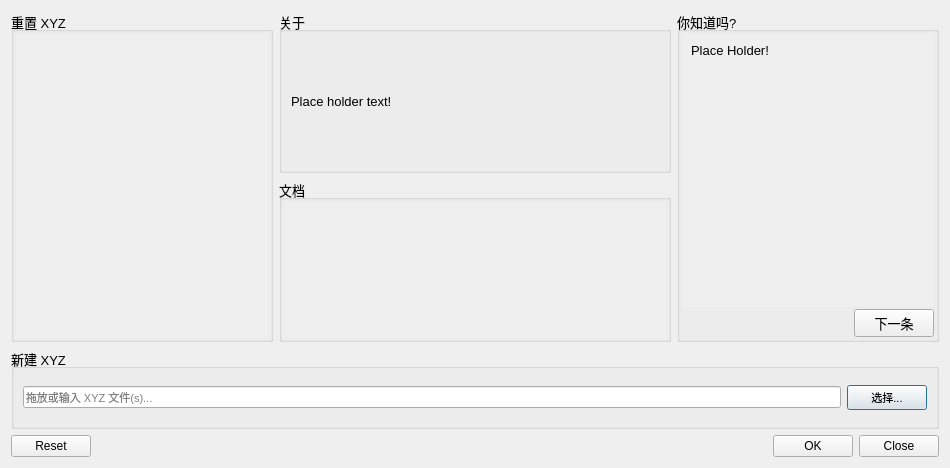
<?xml version="1.0" encoding="UTF-8"?>
<ui version="4.0">
 <class>WkfStartupDialog</class>
 <widget class="QDialog" name="WkfStartupDialog">
  <property name="geometry">
   <rect>
    <x>0</x>
    <y>0</y>
    <width>950</width>
    <height>468</height>
   </rect>
  </property>
  <property name="acceptDrops">
   <bool>true</bool>
  </property>
  <property name="windowTitle">
   <string>启动页</string>
  </property>
  <layout class="QGridLayout" name="gridLayout" rowstretch="2,2,1,1" columnstretch="2,3,2">
   <item row="3" column="0" colspan="3">
    <widget class="QDialogButtonBox" name="buttonBox">
     <property name="standardButtons">
      <set>QDialogButtonBox::Close|QDialogButtonBox::Ok|QDialogButtonBox::Reset</set>
     </property>
    </widget>
   </item>
   <item row="0" column="2" rowspan="2">
    <widget class="QGroupBox" name="tipGroupBox">
     <property name="font">
      <font>
       <pointsize>10</pointsize>
      </font>
     </property>
     <property name="title">
      <string>你知道吗?</string>
     </property>
     <layout class="QVBoxLayout" name="verticalLayout">
      <property name="spacing">
       <number>2</number>
      </property>
      <property name="leftMargin">
       <number>2</number>
      </property>
      <property name="topMargin">
       <number>2</number>
      </property>
      <property name="rightMargin">
       <number>2</number>
      </property>
      <property name="bottomMargin">
       <number>2</number>
      </property>
      <item>
       <widget class="QScrollArea" name="scrollArea">
        <property name="frameShape">
         <enum>QFrame::NoFrame</enum>
        </property>
        <property name="frameShadow">
         <enum>QFrame::Plain</enum>
        </property>
        <property name="horizontalScrollBarPolicy">
         <enum>Qt::ScrollBarAlwaysOff</enum>
        </property>
        <property name="widgetResizable">
         <bool>true</bool>
        </property>
        <widget class="QWidget" name="scrollAreaWidgetContents_2">
         <property name="geometry">
          <rect>
           <x>0</x>
           <y>0</y>
           <width>201</width>
           <height>285</height>
          </rect>
         </property>
         <layout class="QVBoxLayout" name="verticalLayout_5">
          <property name="spacing">
           <number>2</number>
          </property>
          <property name="rightMargin">
           <number>15</number>
          </property>
          <property name="bottomMargin">
           <number>2</number>
          </property>
          <item>
           <layout class="QVBoxLayout" name="verticalLayout_7">
            <item>
             <widget class="QLabel" name="tipDescription">
              <property name="text">
               <string>Place Holder!</string>
              </property>
              <property name="textFormat">
               <enum>Qt::AutoText</enum>
              </property>
              <property name="alignment">
               <set>Qt::AlignLeading|Qt::AlignLeft|Qt::AlignTop</set>
              </property>
              <property name="wordWrap">
               <bool>true</bool>
              </property>
              <property name="openExternalLinks">
               <bool>true</bool>
              </property>
             </widget>
            </item>
           </layout>
          </item>
          <item>
           <layout class="QVBoxLayout" name="tipPluginLayout"/>
          </item>
         </layout>
        </widget>
       </widget>
      </item>
      <item alignment="Qt::AlignRight">
       <widget class="QPushButton" name="tipPushButton">
        <property name="text">
         <string>下一条</string>
        </property>
       </widget>
      </item>
     </layout>
    </widget>
   </item>
   <item row="1" column="1">
    <widget class="QGroupBox" name="docGroupBox">
     <property name="font">
      <font>
       <pointsize>10</pointsize>
      </font>
     </property>
     <property name="title">
      <string>文档</string>
     </property>
     <layout class="QVBoxLayout" name="verticalLayout_2">
      <property name="spacing">
       <number>2</number>
      </property>
      <property name="leftMargin">
       <number>2</number>
      </property>
      <property name="topMargin">
       <number>2</number>
      </property>
      <property name="rightMargin">
       <number>2</number>
      </property>
      <property name="bottomMargin">
       <number>2</number>
      </property>
      <item>
       <widget class="QScrollArea" name="scrollArea_2">
        <property name="frameShape">
         <enum>QFrame::NoFrame</enum>
        </property>
        <property name="frameShadow">
         <enum>QFrame::Plain</enum>
        </property>
        <property name="horizontalScrollBarPolicy">
         <enum>Qt::ScrollBarAlwaysOff</enum>
        </property>
        <property name="widgetResizable">
         <bool>true</bool>
        </property>
        <widget class="QWidget" name="scrollAreaWidgetContents_3">
         <property name="geometry">
          <rect>
           <x>0</x>
           <y>0</y>
           <width>306</width>
           <height>141</height>
          </rect>
         </property>
         <layout class="QVBoxLayout" name="verticalLayout_6">
          <property name="spacing">
           <number>2</number>
          </property>
          <property name="rightMargin">
           <number>15</number>
          </property>
          <item>
           <layout class="QVBoxLayout" name="docLayout"/>
          </item>
          <item>
           <layout class="QVBoxLayout" name="docPluginLayout"/>
          </item>
         </layout>
        </widget>
       </widget>
      </item>
     </layout>
    </widget>
   </item>
   <item row="2" column="0" colspan="3">
    <widget class="QGroupBox" name="newGroupBox">
     <property name="sizePolicy">
      <sizepolicy hsizetype="Preferred" vsizetype="Preferred">
       <horstretch>0</horstretch>
       <verstretch>0</verstretch>
      </sizepolicy>
     </property>
     <property name="minimumSize">
      <size>
       <width>0</width>
       <height>0</height>
      </size>
     </property>
     <property name="font">
      <font>
       <pointsize>10</pointsize>
      </font>
     </property>
     <property name="title">
      <string>新建 XYZ</string>
     </property>
     <layout class="QHBoxLayout" name="horizontalLayout_2">
      <item>
       <widget class="QLineEdit" name="filesLineEdit">
        <property name="font">
         <font>
          <pointsize>8</pointsize>
         </font>
        </property>
        <property name="dragEnabled">
         <bool>true</bool>
        </property>
        <property name="placeholderText">
         <string>拖放或输入 XYZ 文件(s)...</string>
        </property>
        <property name="clearButtonEnabled">
         <bool>true</bool>
        </property>
       </widget>
      </item>
      <item>
       <widget class="QPushButton" name="browsePushButton">
        <property name="font">
         <font>
          <pointsize>8</pointsize>
         </font>
        </property>
        <property name="text">
         <string>选择...</string>
        </property>
        <property name="autoDefault">
         <bool>true</bool>
        </property>
        <property name="default">
         <bool>true</bool>
        </property>
       </widget>
      </item>
      <item>
       <layout class="QHBoxLayout" name="newPluginLayout"/>
      </item>
     </layout>
    </widget>
   </item>
   <item row="0" column="0" rowspan="2">
    <widget class="QGroupBox" name="recentsGroupBox">
     <property name="font">
      <font>
       <pointsize>10</pointsize>
      </font>
     </property>
     <property name="title">
      <string>重置 XYZ</string>
     </property>
     <layout class="QVBoxLayout" name="verticalLayout_3">
      <property name="spacing">
       <number>2</number>
      </property>
      <property name="leftMargin">
       <number>2</number>
      </property>
      <property name="topMargin">
       <number>2</number>
      </property>
      <property name="rightMargin">
       <number>2</number>
      </property>
      <property name="bottomMargin">
       <number>2</number>
      </property>
      <item>
       <widget class="QScrollArea" name="recentScrollArea">
        <property name="frameShape">
         <enum>QFrame::NoFrame</enum>
        </property>
        <property name="frameShadow">
         <enum>QFrame::Plain</enum>
        </property>
        <property name="horizontalScrollBarPolicy">
         <enum>Qt::ScrollBarAlwaysOff</enum>
        </property>
        <property name="widgetResizable">
         <bool>true</bool>
        </property>
        <widget class="QWidget" name="scrollAreaWidgetContents">
         <property name="geometry">
          <rect>
           <x>0</x>
           <y>0</y>
           <width>201</width>
           <height>311</height>
          </rect>
         </property>
         <layout class="QVBoxLayout" name="verticalLayout_4">
          <property name="spacing">
           <number>2</number>
          </property>
          <property name="rightMargin">
           <number>15</number>
          </property>
          <item>
           <layout class="QVBoxLayout" name="recentsLayout"/>
          </item>
          <item>
           <layout class="QVBoxLayout" name="recentsPluginLayout"/>
          </item>
         </layout>
        </widget>
       </widget>
      </item>
     </layout>
    </widget>
   </item>
   <item row="0" column="1">
    <widget class="QGroupBox" name="aboutGroupBox">
     <property name="font">
      <font>
       <pointsize>10</pointsize>
      </font>
     </property>
     <property name="title">
      <string>关于</string>
     </property>
     <layout class="QHBoxLayout" name="horizontalLayout">
      <item>
       <widget class="QLabel" name="appDesc">
        <property name="text">
         <string>Place holder text!</string>
        </property>
        <property name="alignment">
         <set>Qt::AlignLeading|Qt::AlignLeft|Qt::AlignVCenter</set>
        </property>
        <property name="wordWrap">
         <bool>true</bool>
        </property>
       </widget>
      </item>
      <item>
       <widget class="QLabel" name="appIcon">
        <property name="maximumSize">
         <size>
          <width>128</width>
          <height>128</height>
         </size>
        </property>
        <property name="pixmap">
         <pixmap resource="resources/icons.qrc">:/icons/heart.png</pixmap>
        </property>
        <property name="scaledContents">
         <bool>true</bool>
        </property>
       </widget>
      </item>
     </layout>
    </widget>
   </item>
  </layout>
 </widget>
 <resources>
  <include location="resources/icons.qrc"/>
 </resources>
 <connections/>
</ui>
